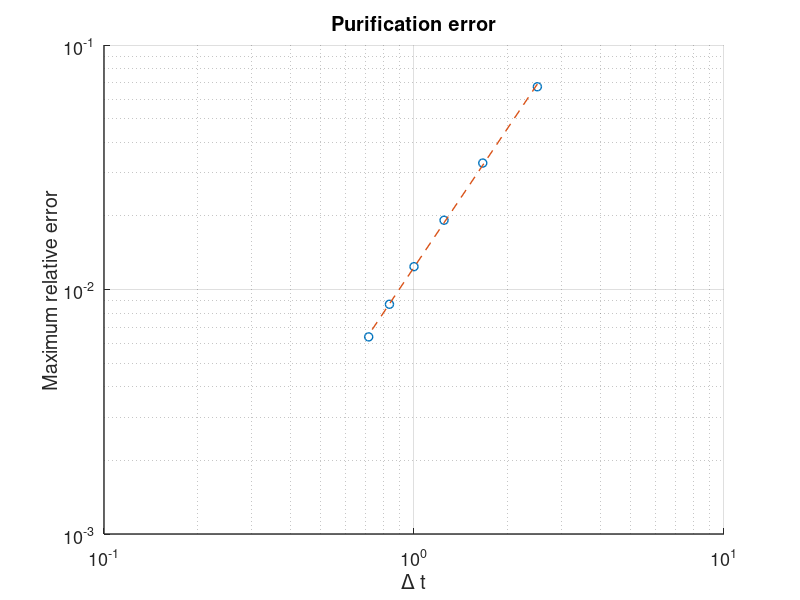

This chart was generated by the following MATLAB code:
errors = [0.0675,0.0329,0.0192,0.0124,0.0087,0.0064];
Nstep = [20,30,40,50,60,70];
deltaT = 50* ones(1, 6)./Nstep;
deltaT_2 = deltaT .* deltaT; 
deltaT_3 = deltaT_2.*deltaT;


p = polyfit(log(deltaT), log(errors), 1)
y1 = polyval(p, log(deltaT));

figure;
hold on 
plot(deltaT,errors,'o','LineWidth',1);
plot(deltaT, exp(y1), '--','LineWidth',1);

set(gca, 'Xscale', 'log', 'Yscale', 'log', 'FontSize',13,'LineWidth',1)
grid on;
title('Purification error');
xlabel('\Delta t')
ylabel('Maximum relative error');
